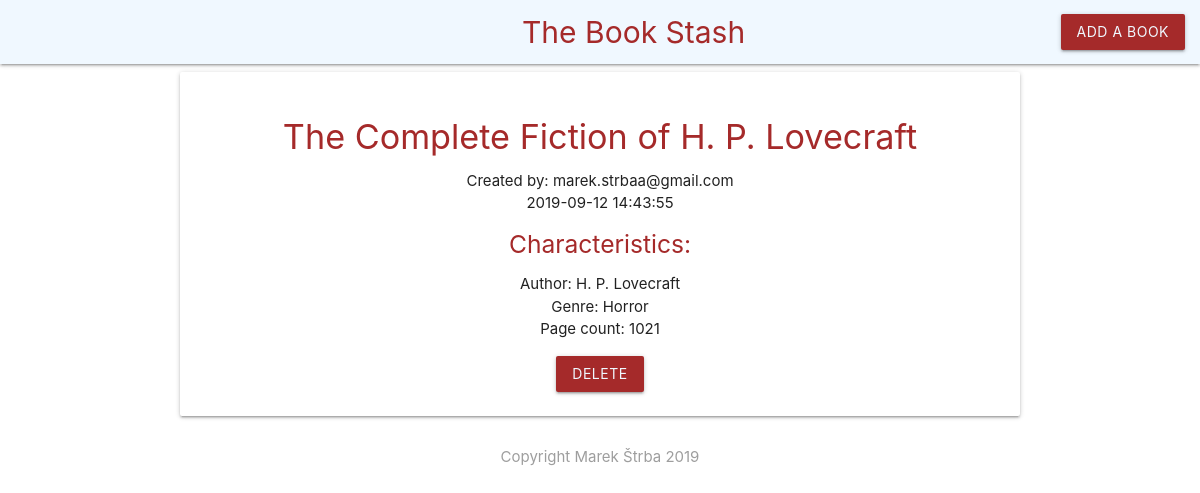
The app's page /books/details.php?id=6 with its own data.
### tables this page shows
CREATE TABLE `books` (
  `id` int(11) NOT NULL,
  `email` varchar(255) NOT NULL,
  `title` varchar(255) NOT NULL,
  `Author` varchar(255) NOT NULL,
  `genre` varchar(255) NOT NULL,
  `pages` varchar(255) NOT NULL,
  `created_at` timestamp NOT NULL DEFAULT current_timestamp()
);

### books/details.php (the view, shortened to what this page needs)
<?php
include('config/db_connect.php');
if(isset($_GET['id'])){
    $id = mysqli_real_escape_string($conn, $_GET['id']);
    $sql = "SELECT * FROM books WHERE id = $id";
    $result = mysqli_query($conn, $sql);
    $book = mysqli_fetch_assoc($result);
}
?>
<!DOCTYPE html>
<html>
<?php include('templates/header.php');?>
<div class="container center">
    <?php if($book){?>
<div class="card">
    <div class="card-content">
        <h4 class="details"><?php echo htmlspecialchars($book['title']);?></h4>
        <p>Created by: <?php echo htmlspecialchars($book['email']);?></p>
        <p><?php echo date($book['created_at']);?></p>
        <h5 class="details">Characteristics:</h5>
        <ul>
            <li><?php echo 'Author: ' . htmlspecialchars($book['Author']);?></li>
            <li><?php echo'Genre: ' . htmlspecialchars($book['genre']);?></li>
            <li><?php echo 'Page count: ' . htmlspecialchars($book['pages']);?></li>
        </ul>
        <form action="details.php" method="POST">
            <input type="submit" name="delete" value="Delete" class="btn delete">
        </form>
    </div>
</div>
    <?php }else{?>
        <h5>No such book exists</h5>
    <?php }?>
</div>
<?php include('templates/footer.php');?>
</html>

### books/templates/header.php (style rules this page uses)
.delete { background-color: brown; color: aliceblue; margin: 10px, 10px; }
.details { color: brown; }

### records on screen
books: title "The Complete Fiction of H. P. Lovecraft", email "marek.strbaa@gmail.com", created_at "2019-09-12 14:43:55", Author "H. P. Lovecraft", genre "Horror", pages "1021"
